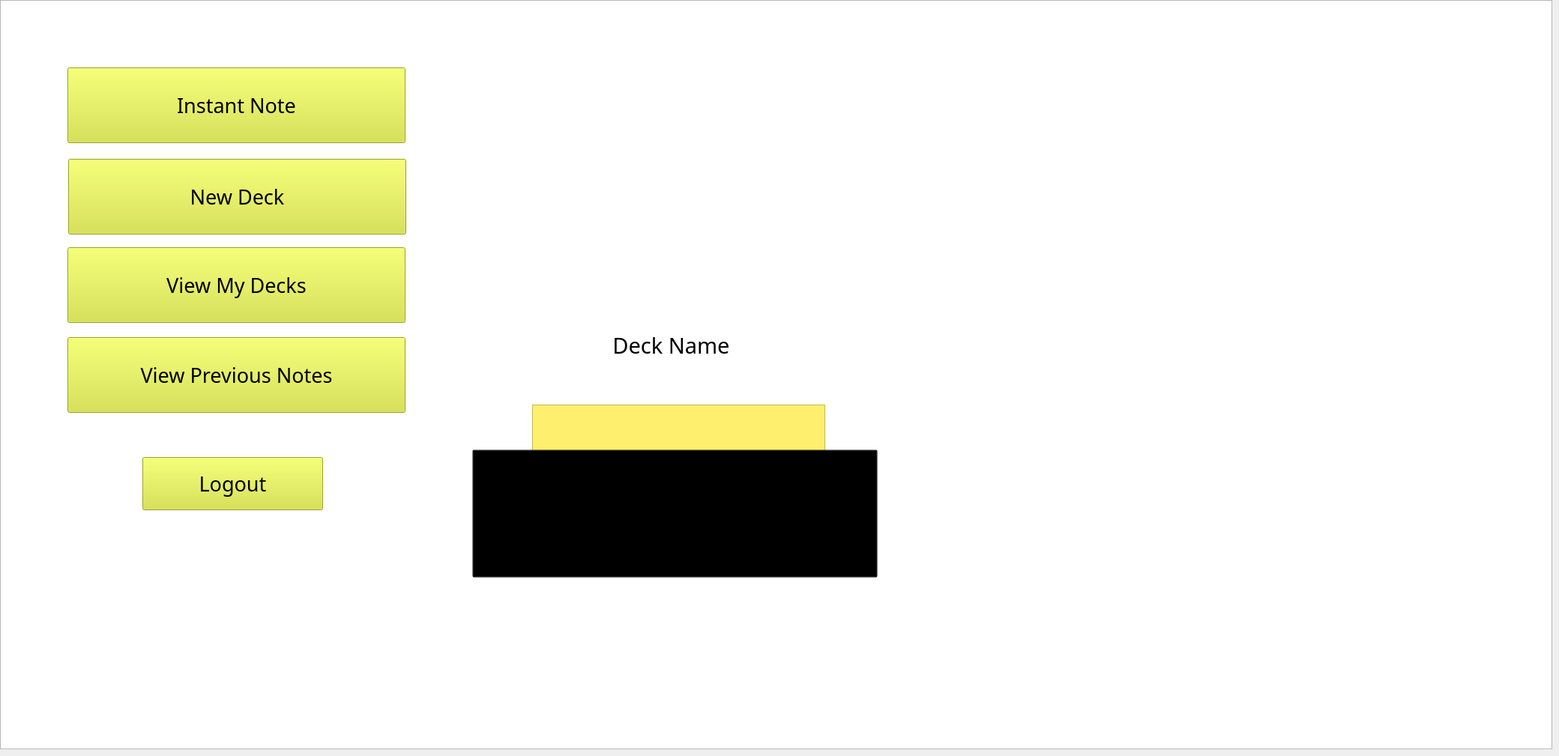
    <widget class="QWidget" name="page_4">
     <widget class="QGraphicsView" name="graphicsView_5">
      <property name="geometry">
       <rect>
        <x>0</x>
        <y>0</y>
        <width>2071</width>
        <height>1000</height>
       </rect>
      </property>
      <property name="styleSheet">
       <string notr="true">background-image: url(:/newPrefix/writing-pad-3583553_1280.jpg);</string>
      </property>
     </widget>
     <widget class="QTextEdit" name="new_deck_name_textEdit">
      <property name="geometry">
       <rect>
        <x>710</x>
        <y>540</y>
        <width>391</width>
        <height>71</height>
       </rect>
      </property>
      <property name="font">
       <font>
        <family>Edwardian Script ITC</family>
        <pointsize>14</pointsize>
       </font>
      </property>
      <property name="styleSheet">
       <string notr="true">background-color: rgb(255, 239, 110);</string>
      </property>
     </widget>
     <widget class="QLabel" name="new_deck_name_label">
      <property name="geometry">
       <rect>
        <x>600</x>
        <y>380</y>
        <width>591</width>
        <height>161</height>
       </rect>
      </property>
      <property name="font">
       <font>
        <family>Edwardian Script ITC</family>
        <pointsize>22</pointsize>
       </font>
      </property>
      <property name="styleSheet">
       <string notr="true">background-color: rgb(0, 0, 0, 0);</string>
      </property>
      <property name="text">
       <string>Deck Name</string>
      </property>
      <property name="alignment">
       <set>Qt::AlignCenter</set>
      </property>
     </widget>
     <widget class="QPushButton" name="create_deck_done_button">
      <property name="geometry">
       <rect>
        <x>630</x>
        <y>600</y>
        <width>541</width>
        <height>171</height>
       </rect>
      </property>
      <property name="font">
       <font>
        <family>Edwardian Script ITC</family>
        <pointsize>22</pointsize>
       </font>
      </property>
      <property name="styleSheet">
       <string notr="true">background-color: rgb(0, 0, 0, 0);</string>
      </property>
      <property name="text">
       <string>Create Deck!</string>
      </property>
     </widget>
     <widget class="QPushButton" name="view_uncategorized_notes_button">
      <property name="geometry">
       <rect>
        <x>90</x>
        <y>450</y>
        <width>451</width>
        <height>101</height>
       </rect>
      </property>
      <property name="sizePolicy">
       <sizepolicy hsizetype="Minimum" vsizetype="Preferred">
        <horstretch>0</horstretch>
        <verstretch>0</verstretch>
       </sizepolicy>
      </property>
      <property name="font">
       <font>
        <family>Edwardian Script ITC</family>
        <pointsize>20</pointsize>
       </font>
      </property>
      <property name="styleSheet">
       <string notr="true">background-color: rgb(212, 226, 49);</string>
      </property>
      <property name="text">
       <string>View Previous Notes</string>
      </property>
     </widget>
     <widget class="QPushButton" name="logout_button">
      <property name="geometry">
       <rect>
        <x>190</x>
        <y>610</y>
        <width>241</width>
        <height>71</height>
       </rect>
      </property>
      <property name="font">
       <font>
        <family>Edwardian Script ITC</family>
        <pointsize>20</pointsize>
       </font>
      </property>
      <property name="styleSheet">
       <string notr="true">background-color: rgb(212, 226, 49);</string>
      </property>
      <property name="text">
       <string>Logout</string>
      </property>
     </widget>
     <widget class="QPushButton" name="instant_note_create_button">
      <property name="geometry">
       <rect>
        <x>90</x>
        <y>90</y>
        <width>451</width>
        <height>101</height>
       </rect>
      </property>
      <property name="sizePolicy">
       <sizepolicy hsizetype="Minimum" vsizetype="Preferred">
        <horstretch>0</horstretch>
        <verstretch>0</verstretch>
       </sizepolicy>
      </property>
      <property name="font">
       <font>
        <family>Edwardian Script ITC</family>
        <pointsize>20</pointsize>
       </font>
      </property>
      <property name="styleSheet">
       <string notr="true">background-color: rgb(212, 226, 49);</string>
      </property>
      <property name="text">
       <string>Instant Note</string>
      </property>
     </widget>
     <widget class="QPushButton" name="new_deck_create_button">
      <property name="geometry">
       <rect>
        <x>91</x>
        <y>212</y>
        <width>451</width>
        <height>101</height>
       </rect>
      </property>
      <property name="sizePolicy">
       <sizepolicy hsizetype="Minimum" vsizetype="Preferred">
        <horstretch>0</horstretch>
        <verstretch>0</verstretch>
       </sizepolicy>
      </property>
      <property name="font">
       <font>
        <family>Edwardian Script ITC</family>
        <pointsize>20</pointsize>
       </font>
      </property>
      <property name="styleSheet">
       <string notr="true">background-color: rgb(212, 226, 49);</string>
      </property>
      <property name="text">
       <string>New Deck</string>
      </property>
     </widget>
     <widget class="QPushButton" name="view_deck_button">
      <property name="geometry">
       <rect>
        <x>90</x>
        <y>330</y>
        <width>451</width>
        <height>101</height>
       </rect>
      </property>
      <property name="sizePolicy">
       <sizepolicy hsizetype="Minimum" vsizetype="Preferred">
        <horstretch>0</horstretch>
        <verstretch>0</verstretch>
       </sizepolicy>
      </property>
      <property name="font">
       <font>
        <family>Edwardian Script ITC</family>
        <pointsize>20</pointsize>
       </font>
      </property>
      <property name="styleSheet">
       <string notr="true">background-color: rgb(212, 226, 49);</string>
      </property>
      <property name="text">
       <string>View My Decks</string>
      </property>
     </widget>
     <zorder>graphicsView_5</zorder>
     <zorder>splitter_3</zorder>
     <zorder>new_deck_name_textEdit</zorder>
     <zorder>create_deck_done_button</zorder>
     <zorder></zorder>
     <zorder>verticalLayoutWidget</zorder>
     <zorder>instant_note_create_button</zorder>
     <zorder>new_deck_create_button</zorder>
     <zorder>view_deck_button</zorder>
     <zorder>new_deck_name_label</zorder>
     <zorder>view_uncategorized_notes_button</zorder>
     <zorder>logout_button</zorder>
    </widget>
